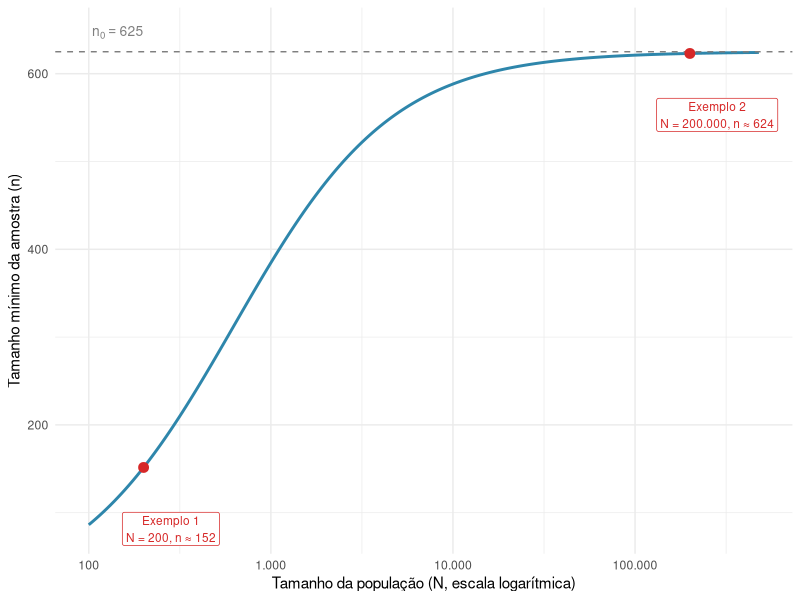

R code for this plot:
## ---- chunk 1
#| label: fig-amostra-n-vs-N
#| fig-cap: "Tamanho de amostra necessário (n) em função do tamanho da população (N) para E₀ = 4% e C = 95% (eixo horizontal em escala logarítmica). A linha tracejada indica a assíntota n₀ = 625. Os pontos vermelhos correspondem aos dois exemplos da seção."
#| warning: false
#| message: false
#| echo: false

library(tidyverse)

n0_val <- 1 / 0.04^2  # 625

dados_curva <- tibble(
  N = 10^seq(log10(100), log10(500000), by = 0.02)
) |>
  mutate(n = N * n0_val / (N + n0_val))

dados_exemplos <- tibble(
  N     = c(200, 200000),
  n     = N * n0_val / (N + n0_val),
  label = c("Exemplo 1\nN = 200, n ≈ 152", "Exemplo 2\nN = 200.000, n ≈ 624")
)

ggplot(dados_curva, aes(x = N, y = n)) +
  geom_line(linewidth = 1, color = "#2E86AB") +
  geom_hline(yintercept = n0_val, linetype = "dashed", color = "gray50") +
  geom_point(data = dados_exemplos, color = "#D62828", size = 3) +
  geom_label(
    data = dados_exemplos, aes(label = label),
    color = "#D62828", size = 3, nudge_y = -70, nudge_x = 0.15
  ) +
  annotate(
    "text", x = 200, y = n0_val + 22,
    label = expression(n[0] == 625), hjust = 1, size = 3.5, color = "gray50"
  ) +
  scale_x_log10(
    labels = scales::label_number(big.mark = ".", decimal.mark = ",")
  ) +
  scale_y_continuous(
    labels = scales::label_number(big.mark = ".", decimal.mark = ",")
  ) +
  labs(
    x = "Tamanho da população (N, escala logarítmica)",
    y = "Tamanho mínimo da amostra (n)"
  ) +
  theme_minimal()
